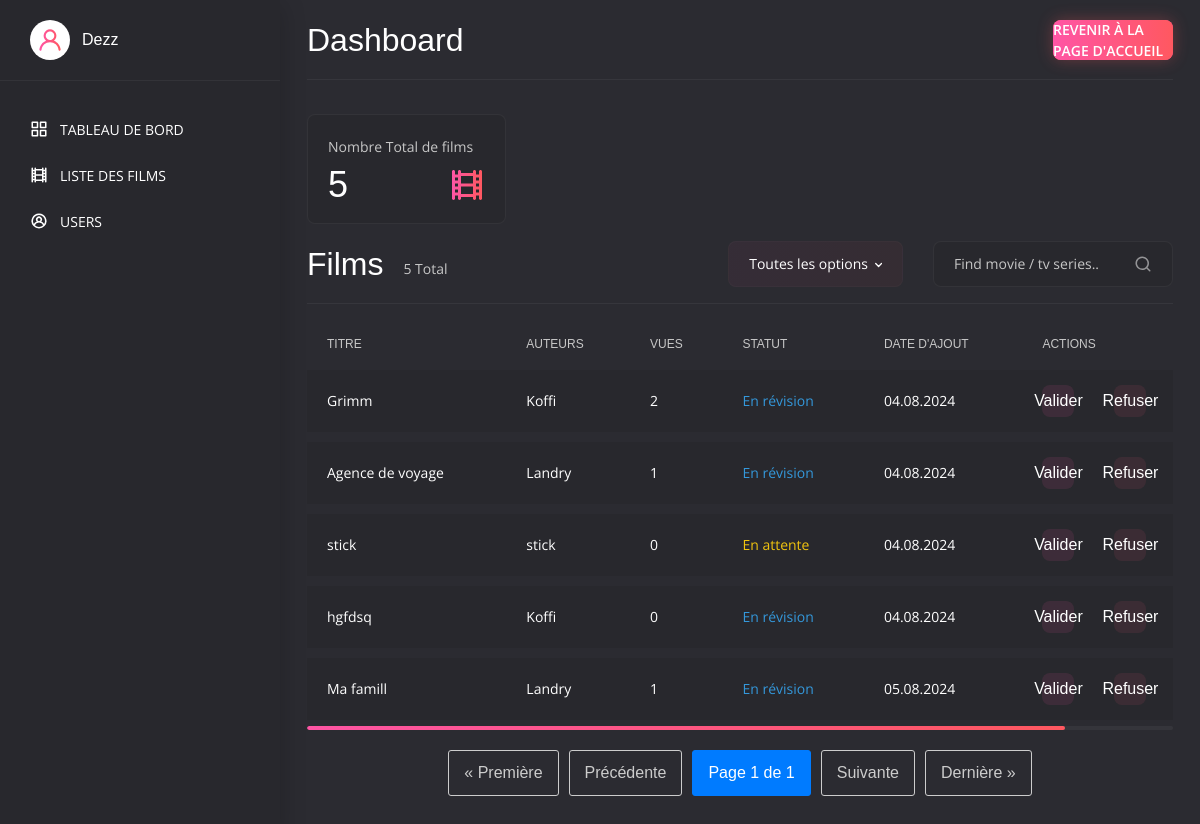
Screenshot of /accounts/validation-film/ (signed in) with the database file from the repository.
### cinema/models.py (models this page shows, shortened)
class Video(models.Model):
    utilisateur = models.ForeignKey(User, on_delete=models.CASCADE, related_name='videos')
    STATUT_CHOICES = [
        ('en_attente', 'En attente'),
        ('en_ligne', 'En ligne'),
        ('refuse', 'Refusé'),
        ('en_revision', 'En révision'),
    ]
    titre = models.CharField(max_length=255)
    realisateur = models.CharField(max_length=255)
    image_couverture = models.ImageField(upload_to='couvertures/')
    video_complete = models.FileField(upload_to='videos/')
    statut = models.CharField(max_length=15, choices=STATUT_CHOICES, default='en_attente')
    id_eke = models.CharField(max_length=100, unique=True)
    vues = models.PositiveIntegerField(default=0)
    status = models.BooleanField(default=True)
    date_add = models.DateTimeField(auto_now_add=True)
    date_update = models.DateTimeField(auto_now=True)

### accounts/views.py (the view)
# urls.py: path('validation-film/', views.validation_film, name='validation-film'),
@login_required
def validation_film(request):
    videos = Video.objects.filter(statut__in=['en_attente', 'en_revision'])
    total_videos = videos.count()
    paginator = Paginator(videos, 10)  # 10 vidéos par page
    page_number = request.GET.get('page')
    page_obj = paginator.get_page(page_number)
    context = {
        'total_videos': total_videos,
        'page_obj': page_obj
    }
    return render(request, 'validation-film.html', context)

### accounts/templates/validation-film.html (shortened to what this page needs)
{% extends 'base3.html' %}
{% load static %}
{% block content %}
<main class="main">
    <div class="container-fluid">
        <div class="row">
				<div class="col-12">
					<div class="main__title">
						<h2>Dashboard</h2>
						<a href="{% url 'index' %}" class="main__title-link"><span> Revenir à la page d'accueil</span></a>
					</div>
				</div>
            <div class="col-12 col-sm-6 col-xl-3">
                <div class="stats">
                    <span>Nombre Total de films</span>
                    <p>{{ total_videos }}</p>
                    <img src="{% static 'img/film.svg' %}" alt="">
                </div>
            </div>
            <div class="col-12">
                <div class="main__title">
                    <h2>Films</h2>
                    <span class="main__title-stat">{{ page_obj.paginator.count }} Total</span>
                    <div class="main__title-wrap">
                        <form action="#" class="main__title-form">
                            <input type="text" placeholder="Find movie / tv series..">
                            <button type="button">
                                <svg xmlns="http://www.w3.org/2000/svg" viewBox="0 0 24 24"><path d="M21.71,20.29,18,16.61A9,9,0,1,0,16.61,18l3.68,3.68a1,1,0,0,0,1.42,0A1,1,0,0,0,21.71,20.29ZM11,18a7,7,0,1,1,7-7A7,7,0,0,1,11,18Z"></path></svg>
                            </button>
                        </form>
                    </div>
                </div>
            </div>
            <div class="col-12">
                <div class="catalog catalog--1">
                    <table class="catalog__table">
                        <thead>
                            <tr>
                                <th>TITRE</th>
                                <th>AUTEURS</th>
                                <th>VUES</th>
                                <th>STATUT</th>
                                <th>DATE D'AJOUT</th>
                                <th>ACTIONS</th>
                            </tr>
                        </thead>
                        <tbody>
                            {% for video in page_obj %}
                                <tr>
                                    <td>
                                        <div class="catalog__text"><a href="#">{{ video.titre }}</a></div>
                                    </td>
                                    <td>
                                        <div class="catalog__text">{{ video.realisateur }}</div>
                                    </td>
                                    <td>
                                        <div class="catalog__text">{{ video.vues }}</div>
                                    </td>
                                    <td>
                                        <div class="catalog__text
                                            {% if video.statut == 'en_attente' %}catalog__text--yellow
                                            {% elif video.statut == 'en_ligne' %}catalog__text--green
                                            {% elif video.statut == 'refuse' %}catalog__text--red
                                            {% elif video.statut == 'en_revision' %}catalog__text--blue
                                            {% endif %}">
                                            {{ video.get_statut_display }}
                                        </div>
                                    </td>
                                    <td>
                                        <div class="catalog__text">{{ video.date_add|date:"d.m.Y" }}</div>
                                    </td>
                                    <td>
                                        <div class="catalog__btns">
                                            <a href="{% url 'valider_video' video.id %}" class="catalog__btn catalog__btn--view">
                                                Valider
                                            </a>
                                            <a href="{% url 'refuser_video' video.id %}" class="catalog__btn catalog__btn--delete">
                                                Refuser
                                            </a>
                                        </div>
                                    </td>
                                </tr>
                            {% endfor %}
                        </tbody>
                    </table>
                </div>
                <div class="pagination">
                    {% if page_obj.has_previous %}
                        <a href="?page=1">&laquo; Première</a>
                        <a href="?page={{ page_obj.previous_page_number }}">Précédente</a>
                    {% else %}
                        <span class="disabled">&laquo; Première</span>
                        <span class="disabled">Précédente</span>
                    {% endif %}
                    <span class="current">
                        Page {{ page_obj.number }} de {{ page_obj.paginator.num_pages }}
                    </span>
                    {% if page_obj.has_next %}
                        <a href="?page={{ page_obj.next_page_number }}">Suivante</a>
                        <a href="?page={{ page_obj.paginator.num_pages }}">Dernière &raquo;</a>
                    {% else %}
                        <span class="disabled">Suivante</span>
                        <span class="disabled">Dernière &raquo;</span>
                    {% endif %}
                </div>
            </div>
        </div>
    </div>
</main>
{% endblock %}

### accounts/templates/base3.html (shortened to what this page needs)
{% load static %}
<!DOCTYPE html>
<html lang="en">
<head>
	<link rel="stylesheet" href="{% static 'css/bootstrap.min.css' %}">
	<link rel="stylesheet" href="{% static 'css/slimselect.css' %}">
	<link rel="stylesheet" href="{% static 'css/admin.css' %}">
</head>
<body>
	<div class="sidebar">
		<div class="sidebar__user">
			<div class="sidebar__user-img">
				<img src="{% static 'img/user.svg' %}" alt="">
			</div>
			<div class="sidebar__user-title">
				<p>{{ user.username }}</p>
			</div>
		</div>
		<ul class="sidebar__nav">
			<li class="sidebar__nav-item">
				<a href="{% url 'validation-film' %}" class="sidebar__nav-link "> Tableau de bord</a>
			</li>
			<li class="sidebar__nav-item">
				<a href="{% url 'validation-list' %}" class="sidebar__nav-link"> Liste des Films</a>
			</li>
			<li class="sidebar__nav-item">
				<a href="#" class="sidebar__nav-link"> Users </a>
			</li>
		</ul>
	</div>
    {% block content %}
    {% endblock %}
</body>
</html>

### accounts/static/css/slimselect.css (style rules this page uses)
:root { --ss-primary-color: #5897fb;--ss-bg-color: #ffffff;--ss-font-color: #4d4d4d;--ss-font-placeholder-color: #8d8d8d;--ss-disabled-color: #dcdee2;--ss-border-color: #dcdee2;--ss-highlight-color: #fffb8c;--ss-success-color: #00b755;--ss-error-color: #dc3545;--ss-main-height: 30px;--ss-content-height: 300px;--ss-spacing-l: 7px;--ss-spacing-m: 5px;--ss-spacing-s: 3px;--ss-animation-timing: 0.2s;--ss-border-radius: 4px }

### accounts/templates/validation-film.html (style rules this page uses)
.catalog__text--yellow { color: #f1c40f; }
.catalog__text--blue { color: #3498db; }
.pagination { display: flex; justify-content: center; margin-top: 20px; }
.pagination a, .pagination span { margin: 0 5px; padding: 10px 15px; border: 1px solid #ddd; border-radius: 3px; text-decoration: none; color: #333; }
.pagination .current { background-color: #007bff; color: #fff; border-color: #007bff; }
.pagination .disabled { color: #ccc; border-color: #ccc; pointer-events: none; }
.catalog__btns a { margin-right: 40px; }

### rows the page displays
Video: titre "Grimm", realisateur "Koffi", vues "2", statut "En révision", date_add "04.08.2024"
Video: titre "Agence de voyage", realisateur "Landry", vues "1", statut "En révision", date_add "04.08.2024"
Video: titre "stick", realisateur "stick", vues "0", statut "En attente", date_add "04.08.2024"
Video: titre "hgfdsq", realisateur "Koffi", vues "0", statut "En révision", date_add "04.08.2024"
Video: titre "Ma famill", realisateur "Landry", vues "1", statut "En révision", date_add "05.08.2024"

### other values shown
{{ user.username }} "Dezz"
{{ total_videos }} "5"
{{ page_obj.paginator.count }} "5"
{{ page_obj.number }} "1"
{{ page_obj.paginator.num_pages }} "1"
